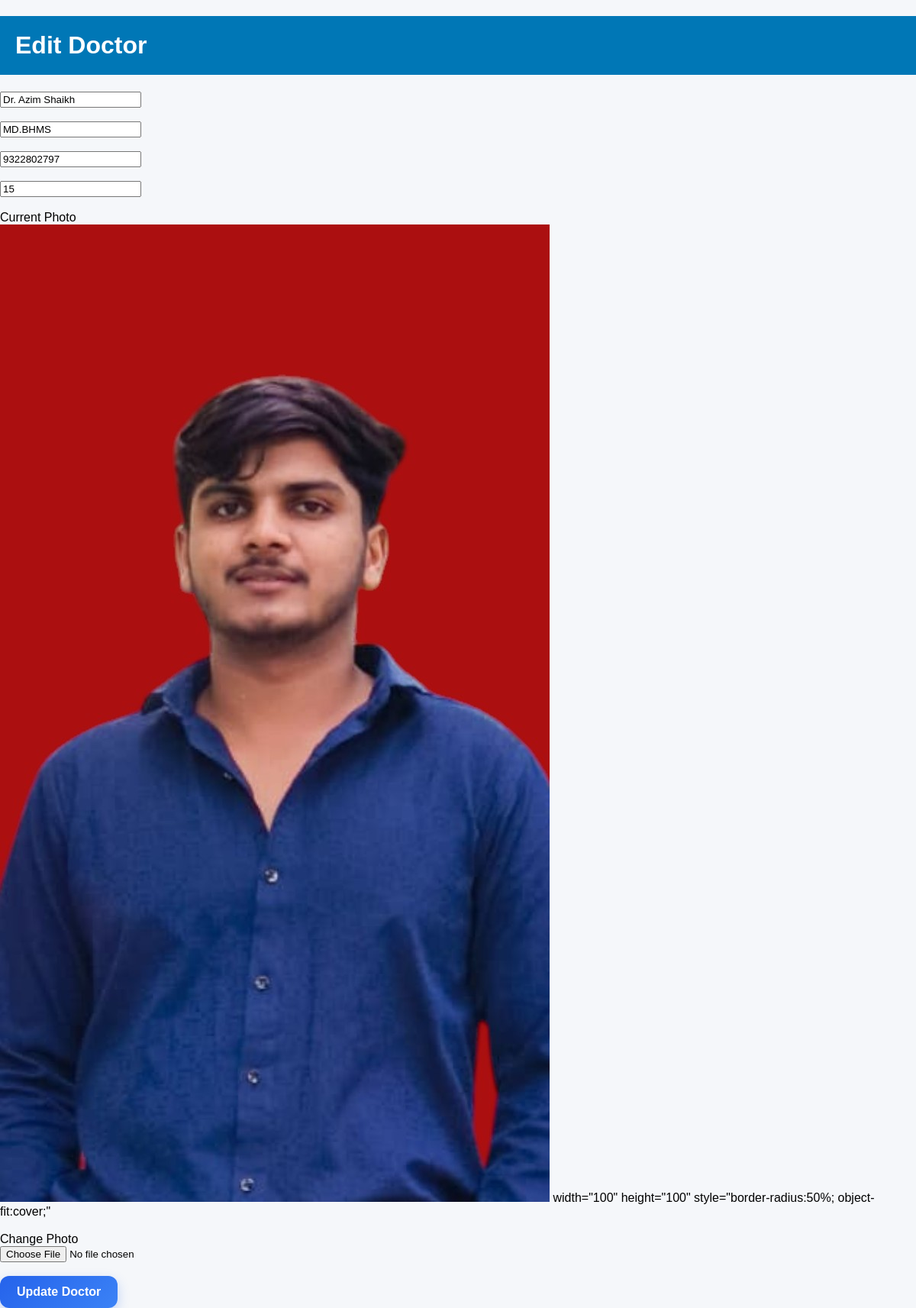
/edit_doctor/1, run on the app's committed database.
### tables this page shows
CREATE TABLE doctors(
        id INTEGER PRIMARY KEY AUTOINCREMENT,
        name TEXT,
        specialization TEXT,
        phone TEXT,
        experience INTEGER
        , photo TEXT);

### app.py (the view, shortened to what this page needs)
@app.route("/edit_doctor/<int:id>",methods=["GET","POST"])
def edit_doctor(id):
     conn=sqlite3.connect("database.db")
     cursor=conn.cursor()
     try:
         cursor.execute("ALTER TABLE doctors ADD COLUMN photo TEXT")
         conn.commit()
     except sqlite3.OperationalError:
         pass
     cursor.execute("PRAGMA table_info(doctors)")
     print(cursor.fetchall())
     cursor.execute("SELECT * FROM doctors WHERE id=?",(id,))
     doctor = cursor.fetchone()
     print(doctor)
     conn.close()
     return render_template("edit_doctor.html",doctor=doctor)

### templates/edit_doctor.html (shortened to what this page needs)
<!doctype html>
<html>
    <head>
       <link rel="stylesheet" href="{{ url_for('static', filename='css/style.css') }}">
    </head>
    <body>
        <h1>Edit Doctor</h1>
        <form method="POST" enctype="multipart/form-data">
            <input type="text" name="name" value="{{ doctor[1] }}"><br><br>
            <input type="text" name="specialization" value="{{ doctor[2] }}"><br><br>
            <input type="text" name="phone" value="{{ doctor[3] }}"><br><br>
            <input type="number" name="experience" value="{{ doctor[4] }}"><br><br>
            <label>Current Photo</label><br>
            {% if doctor|length>5 and doctor[5] %}
            <img src="{{ url_for('static',filename='uploads/' + doctor[5]) }}">
                width="100"
                height="100"
                style="border-radius:50%;
            object-fit:cover;" <br><br>
            {% else %}
            <p>No Photo</p>
            {% endif %}
            <label>Change Photo</label><br>
            <input type="file" name="photo" accept="image/*"><br><br>
            <button type="submit">Update Doctor</button>
        </form>
    </body>
</html>

### static/css/style.css (style rules this page uses)
body { margin: 0; padding: 0; font-family: Arial,sans-serif; background:#f5f7fa }
h1 { background-color: #0077b6; color: white; padding:20px; }
button { background:linear-gradient(135deg,#2563eb,#3b82f6); color:white; padding:12px 22px; border:none; border-radius:12px; font-size:16px; font-weight:600; cursor:pointer; transition:0.3s ease; box-shadow:0 6px 15px rgba(37,99,235,.25); }
button { transition:0.3s; }

### data on the page
doctors: name "Dr. Azim Shaikh", specialization "MD.BHMS", phone "9322802797", experience "15", photo (picture)
